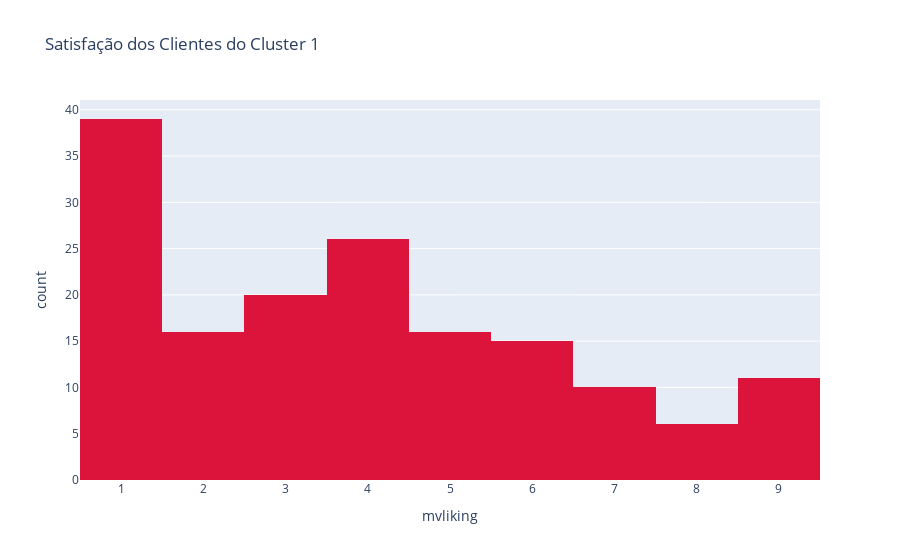

The notebook cell this image was saved under:
### Markdown cell above
A partir da análise do Cluster 0, é possível perceber que a maioria dos indivíduos que o compõem ficaram satisfeitos com o conceito da microvan. Como o gráfico aponta, a maioria dos indivíduos deste cluster atribuíram valores altos para a pergunta do questionário que se referia ao quanto eles gostaram do conceito da microvan.

### Code cell
# Gráfico para mostrar mvliking no cluster 1
fig1 = px.histogram(data_frame=df_cluster_1, x = 'mvliking', title= "Satisfação dos Clientes do Cluster 1", 
                   color_discrete_sequence=['crimson'])
fig1.show()

### Figure 1 — Plotly figure (JSON) as saved in the notebook; plotly's stock layout.template omitted (floating-point values rounded to 4 significant figures; data arrays with more than 128 entries replaced by an {"elided": "..."} marker saying what was removed)
{"data": [{"alignmentgroup": "True", "bingroup": "x", "hovertemplate": "mvliking=%{x}<br>count=%{y}<extra></extra>", "legendgroup": "", "marker": {"color": "crimson", "pattern": {"shape": ""}}, "name": "", "offsetgroup": "", "orientation": "v", "showlegend": false, "type": "histogram", "x": {"elided": "159 int values"}, "xaxis": "x", "yaxis": "y"}], "layout": {"autosize": true, "barmode": "relative", "legend": {"tracegroupgap": 0}, "title": {"text": "Satisfação dos Clientes do Cluster 1"}, "xaxis": {"anchor": "y", "autorange": true, "domain": [0, 1], "range": [0.5, 9.5], "title": {"text": "mvliking"}, "type": "linear"}, "yaxis": {"anchor": "x", "autorange": true, "domain": [0, 1], "range": [0, 41.05], "title": {"text": "count"}}}}
